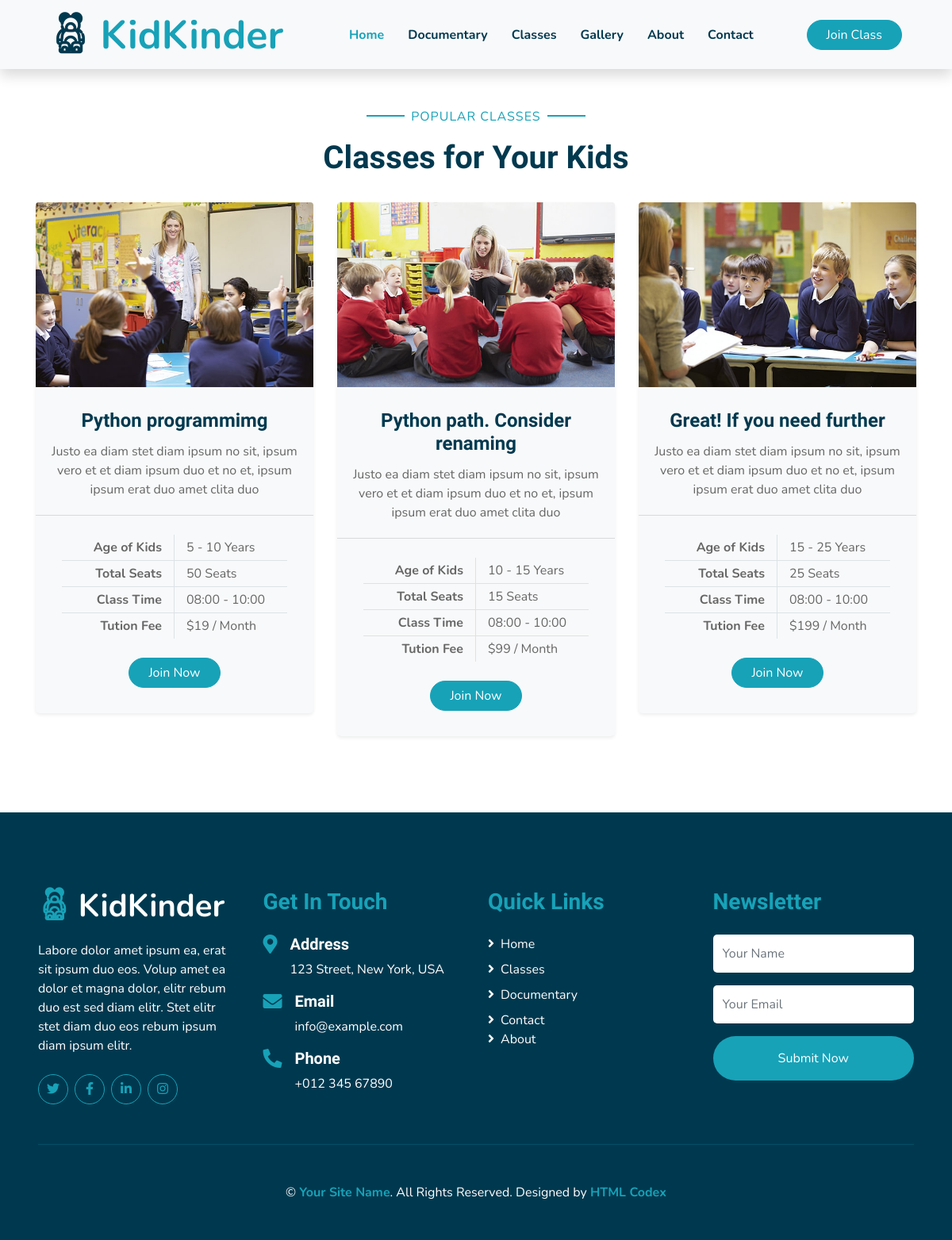
The page /class/ on the database its author committed.
### course/models.py (models this page shows, shortened)
class courseModel(models.Model):
    title=models.CharField(max_length=30, unique=True)
    image = models.ImageField(upload_to='course')
    description = models.TextField(max_length=200, unique=True)
    ageLimit = models.CharField(max_length=10)
    seat = models.IntegerField()
    price = models.IntegerField()

### course/views.py (the view)
# urls.py: path('', classPage, name='class'),
def classPage(request):
    course = courseModel.objects.all()
    context={
        'course':course,
    }
    return render(request, 'class.html', context)

### templates/class.html (shortened to what this page needs)
{% extends 'base/core.html' %}
{% load static %}
{% block body %}
    <div class="container-fluid pt-5">
        <div class="container">
            <div class="text-center pb-2">
                <p class="section-title px-5"><span class="px-2">Popular Classes</span></p>
                <h1 class="mb-4">Classes for Your Kids</h1>
            </div>
            <div class="row">
                {% for course in course %}
                <div class="col-lg-4 mb-5">
                    <div class="card border-0 bg-light shadow-sm pb-2">
                        <img class="card-img-top mb-2" src="{{ course.image.url }}" alt="">
                        <div class="card-body text-center">
                            <h4 class="card-title">{{ course.title }}</h4>
                            <p class="card-text">Justo ea diam stet diam ipsum no sit, ipsum vero et et diam ipsum duo et no et, ipsum ipsum erat duo amet clita duo</p>
                        </div>
                        <div class="card-footer bg-transparent py-4 px-5">
                            <div class="row border-bottom">
                                <div class="col-6 py-1 text-right border-right"><strong>Age of Kids</strong></div>
                                <div class="col-6 py-1">{{ course.ageLimit }} Years</div>
                            </div>
                            <div class="row border-bottom">
                                <div class="col-6 py-1 text-right border-right"><strong>Total Seats</strong></div>
                                <div class="col-6 py-1">{{ course.seat }} Seats</div>
                            </div>
                            <div class="row border-bottom">
                                <div class="col-6 py-1 text-right border-right"><strong>Class Time</strong></div>
                                <div class="col-6 py-1">08:00 - 10:00</div>
                            </div>
                            <div class="row">
                                <div class="col-6 py-1 text-right border-right"><strong>Tution Fee</strong></div>
                                <div class="col-6 py-1">${{ course.price }} / Month</div>
                            </div>
                        </div>
                        <a href="{% url 'booking' %}" class="btn btn-primary px-4 mx-auto mb-4">Join Now</a>
                    </div>
                </div>
                {% endfor %}
            </div>
        </div>
    </div>
{% endblock %}

### rows shown on the page
courseModel: image (picture), title "Python programmimg", ageLimit "5 - 10", seat "50", price "19"
courseModel: image (picture), title "Python path. Consider renaming", ageLimit "10 - 15", seat "15", price "99"
courseModel: image (picture), title "Great! If you need further", ageLimit "15 - 25", seat "25", price "199"
